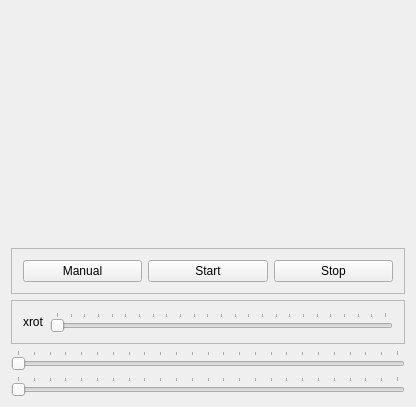
<?xml version="1.0" encoding="UTF-8"?>
<ui version="4.0">
 <class>MainWindow</class>
 <widget class="QMainWindow" name="MainWindow">
  <property name="geometry">
   <rect>
    <x>0</x>
    <y>0</y>
    <width>416</width>
    <height>407</height>
   </rect>
  </property>
  <property name="windowTitle">
   <string>MainWindow</string>
  </property>
  <widget class="QWidget" name="centralWidget">
   <layout class="QVBoxLayout" name="verticalLayout">
    <item>
     <widget class="MyGLWidget" name="myGLWidget" native="true">
      <property name="sizePolicy">
       <sizepolicy hsizetype="Preferred" vsizetype="Expanding">
        <horstretch>0</horstretch>
        <verstretch>0</verstretch>
       </sizepolicy>
      </property>
     </widget>
    </item>
    <item>
     <widget class="QFrame" name="frame_2">
      <property name="frameShape">
       <enum>QFrame::StyledPanel</enum>
      </property>
      <property name="frameShadow">
       <enum>QFrame::Raised</enum>
      </property>
      <layout class="QHBoxLayout" name="horizontalLayout_2">
       <item>
        <widget class="QPushButton" name="manual">
         <property name="text">
          <string>Manual</string>
         </property>
        </widget>
       </item>
       <item>
        <widget class="QPushButton" name="start">
         <property name="text">
          <string>Start</string>
         </property>
        </widget>
       </item>
       <item>
        <widget class="QPushButton" name="stop">
         <property name="text">
          <string>Stop</string>
         </property>
        </widget>
       </item>
      </layout>
     </widget>
    </item>
    <item>
     <widget class="QFrame" name="frame">
      <property name="frameShape">
       <enum>QFrame::StyledPanel</enum>
      </property>
      <property name="frameShadow">
       <enum>QFrame::Raised</enum>
      </property>
      <layout class="QHBoxLayout" name="horizontalLayout">
       <item>
        <widget class="QLabel" name="label">
         <property name="text">
          <string>xrot</string>
         </property>
        </widget>
       </item>
       <item>
        <widget class="QSlider" name="xRotSlider">
         <property name="maximum">
          <number>360</number>
         </property>
         <property name="singleStep">
          <number>16</number>
         </property>
         <property name="pageStep">
          <number>15</number>
         </property>
         <property name="orientation">
          <enum>Qt::Horizontal</enum>
         </property>
         <property name="tickPosition">
          <enum>QSlider::TicksAbove</enum>
         </property>
         <property name="tickInterval">
          <number>15</number>
         </property>
        </widget>
       </item>
      </layout>
     </widget>
    </item>
    <item>
     <widget class="QSlider" name="yRotSlider">
      <property name="maximum">
       <number>360</number>
      </property>
      <property name="singleStep">
       <number>16</number>
      </property>
      <property name="pageStep">
       <number>15</number>
      </property>
      <property name="orientation">
       <enum>Qt::Horizontal</enum>
      </property>
      <property name="tickPosition">
       <enum>QSlider::TicksAbove</enum>
      </property>
      <property name="tickInterval">
       <number>15</number>
      </property>
     </widget>
    </item>
    <item>
     <widget class="QSlider" name="zRotSlider">
      <property name="maximum">
       <number>360</number>
      </property>
      <property name="singleStep">
       <number>16</number>
      </property>
      <property name="pageStep">
       <number>15</number>
      </property>
      <property name="orientation">
       <enum>Qt::Horizontal</enum>
      </property>
      <property name="tickPosition">
       <enum>QSlider::TicksAbove</enum>
      </property>
      <property name="tickInterval">
       <number>15</number>
      </property>
     </widget>
    </item>
   </layout>
  </widget>
 </widget>
 <layoutdefault spacing="6" margin="11"/>
 <customwidgets>
  <customwidget>
   <class>MyGLWidget</class>
   <extends>QWidget</extends>
   <header>myglwidget.h</header>
   <container>1</container>
   <slots>
    <signal>xRotation(int)</signal>
    <slot>setXRotation(int)</slot>
    <slot>setYRotation(int)</slot>
    <slot>setZRotation(int)</slot>
    <slot>zeroZero(int)</slot>
   </slots>
  </customwidget>
 </customwidgets>
 <resources/>
 <connections>
  <connection>
   <sender>xRotSlider</sender>
   <signal>valueChanged(int)</signal>
   <receiver>myGLWidget</receiver>
   <slot>setXRotation(int)</slot>
   <hints>
    <hint type="sourcelabel">
     <x>130</x>
     <y>236</y>
    </hint>
    <hint type="destinationlabel">
     <x>89</x>
     <y>146</y>
    </hint>
   </hints>
  </connection>
  <connection>
   <sender>yRotSlider</sender>
   <signal>valueChanged(int)</signal>
   <receiver>myGLWidget</receiver>
   <slot>setYRotation(int)</slot>
   <hints>
    <hint type="sourcelabel">
     <x>197</x>
     <y>269</y>
    </hint>
    <hint type="destinationlabel">
     <x>160</x>
     <y>180</y>
    </hint>
   </hints>
  </connection>
  <connection>
   <sender>zRotSlider</sender>
   <signal>valueChanged(int)</signal>
   <receiver>myGLWidget</receiver>
   <slot>setZRotation(int)</slot>
   <hints>
    <hint type="sourcelabel">
     <x>217</x>
     <y>296</y>
    </hint>
    <hint type="destinationlabel">
     <x>212</x>
     <y>192</y>
    </hint>
   </hints>
  </connection>
 </connections>
</ui>
